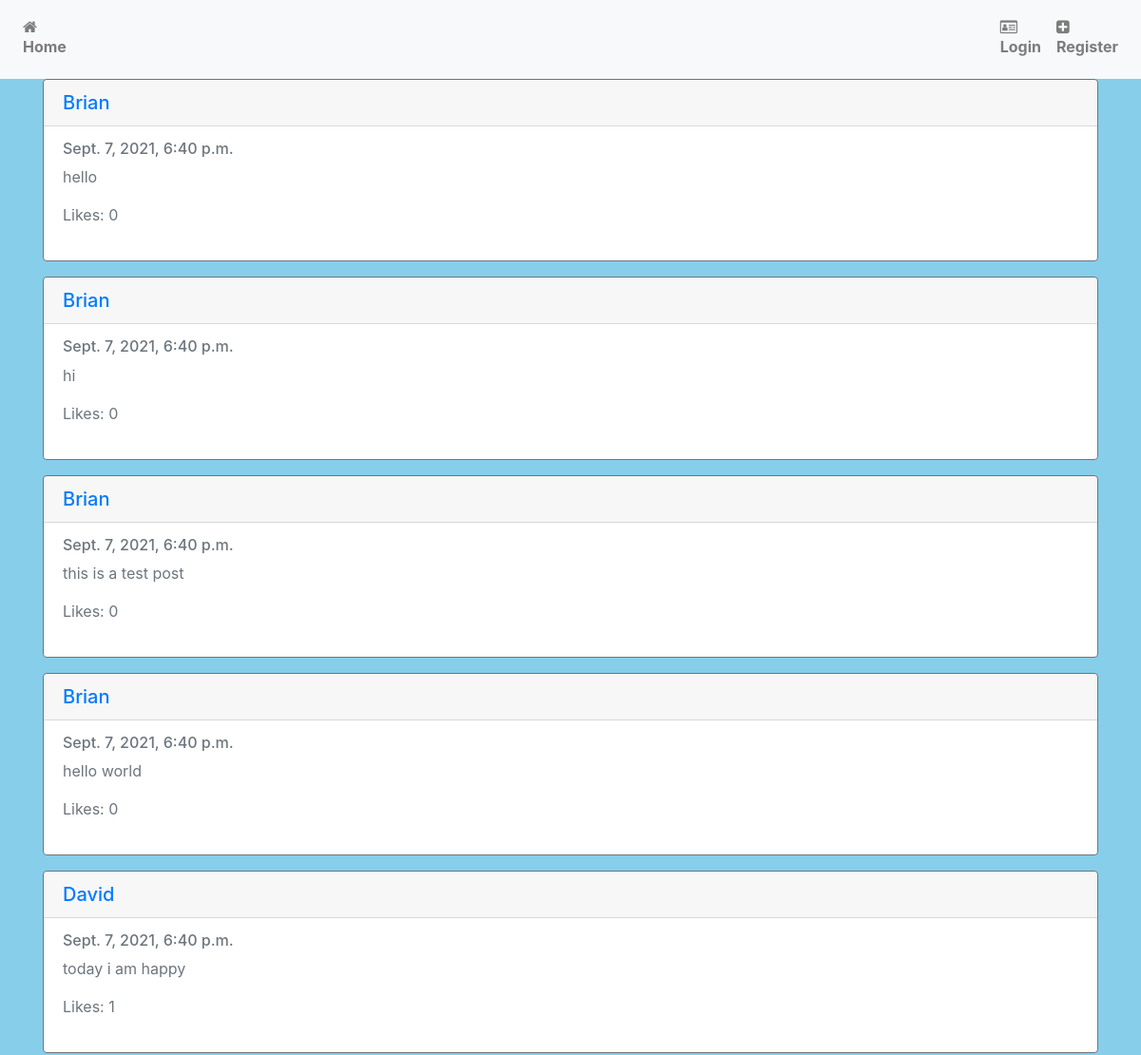
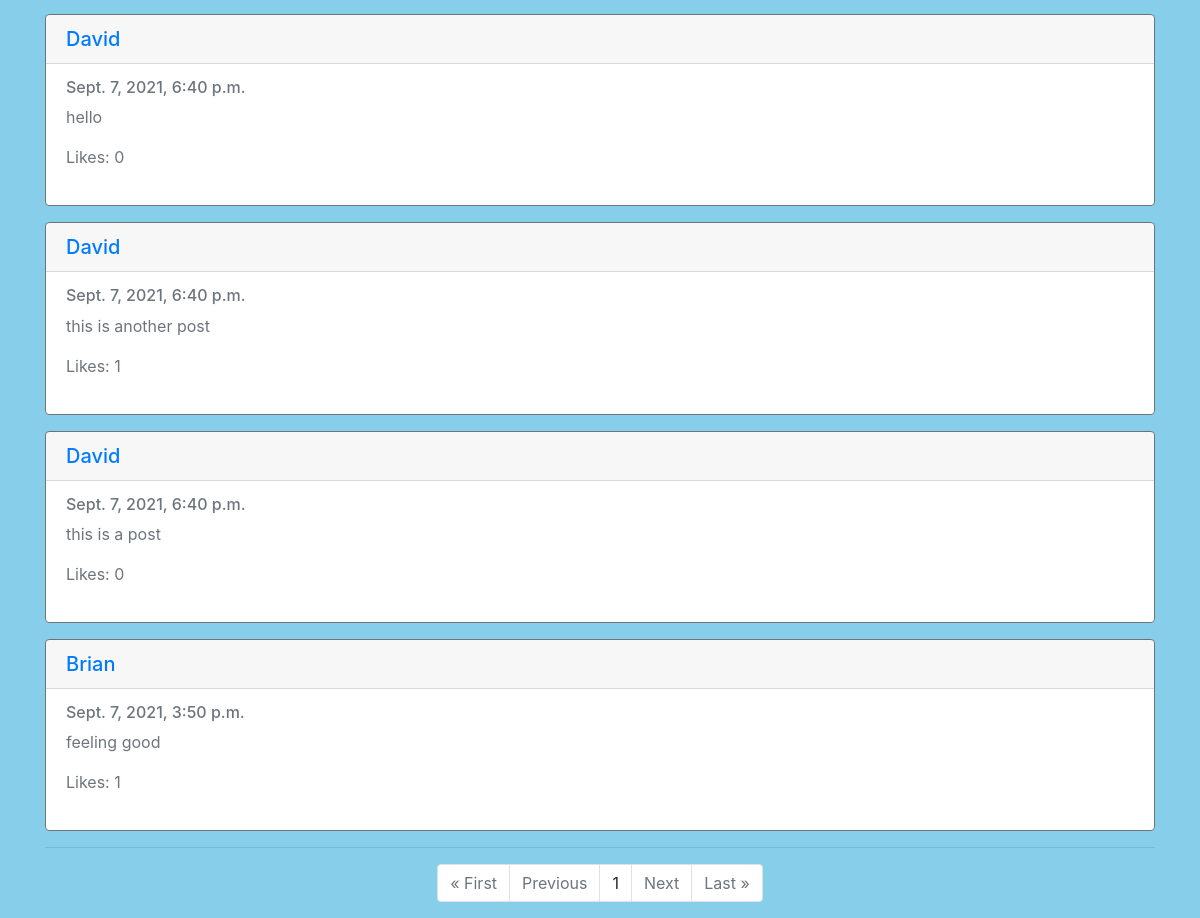
The page / on the database its author committed (2 pictures, top to bottom).
### network/models.py (models this page shows, shortened)
class Post(models.Model):
    content = models.CharField(max_length=255)
    user = models.ForeignKey('User', on_delete=models.CASCADE, related_name='writer')
    date = models.DateTimeField(default=datetime.now())
    liked = models.ManyToManyField('User', default=None, blank=True, related_name='post_likes')

class User(AbstractUser):
    pass

### network/views.py (the view)
# urls.py: path("", views.index, name="index"),
def index(request):
    posts = Post.objects.all().order_by('id').reverse()
    paginator = Paginator(posts, 10)
    page_number = request.GET.get('page')
    page_obj = paginator.get_page(page_number)
    return render(request, "network/index.html", {'page_obj': page_obj})

### network/templates/network/index.html (shortened to what this page needs)
{% extends "network/layout.html" %}
{% load static %}
{% block body %}
{% for post in page_obj %}
<div class="card border-secondary mb-3">
    <h5 class="card-header"><a href="{% url 'profile' username=post.user %}">{{post.user|title}}</a></h5>
    <div class="card-body text-secondary">
      <h6 class="card-subtitle mb-2 text-muted">{{post.date}}</h6>
      <p class="card-text">{{post.content}}</p>
        {% if user.is_authenticated %}
            {% if request.user == post.user %}
            <button type="button" class="edit" data-toggle="modal" data-target="#edit">Edit</button>
            <button type="button" class="delete" data-toggle="modal" data-target="#delete">Delete</button>
            {% elif request.user in post.liked.all %}
            <a class="likebutton" href="#" data-catid="{{ post.id }}" id="{{post.id}}" data-total="{{post.liked.all.count}}"  data-value="Unlike" value="submit"><i class="fa fa-heart" id="heart{{post.id}}" style="color:red;"></i><span id="liked{{post.id}}">{{post.liked.all.count}}</span></a>
            {% else %}
            <a class="likebutton" href="#" data-catid="{{ post.id }}" id="{{post.id}}" data-total="{{post.liked.all.count}}"  data-value="Like" value="submit"><i class="fa fa-heart" id="heart{{post.id}}" style="color:black;"></i><span id="liked{{post.id}}">{{post.liked.all.count}}</span></a>
            {% endif %}
        {% else %}
            <p class="total-likes">Likes: {{post.liked.all.count}}</p>
        {% endif %}
    </div>
</div>
{% endfor %}
    <hr>
        <div class="container">
            <ul class="pagination justify-content-center">
                {% if page_obj.has_previous %}
                    <li class="page-item"><a href="?page=1" class="page-link">&laquo; First</a></li>
                    <li class="page-item"><a href="?page={{ page_obj.previous_page_number }}" class="page-link">Previous</a></li>
                {% else %}
                <li class="page-item disabled"><a class="page-link">&laquo; First</a></li>
                <li class="page-item disabled"><a class="page-link">Previous</a></li>
                {% endif %}
                {% if page_obj.number %}
                <li class="page-item"><a class="page-link">{{ page_obj.number }}</a></li>
                {% else %}
                <li class="page-item"><a class="page-link">0</a></li>
                {% endif %}
                {% if page_obj.has_next %}
                <li class="page-item"><a href="?page={{ page_obj.next_page_number }}" class="page-link">Next</a></li>
                <li class="page-item"><a href="?page={{ page_obj.paginator.num_pages }}" class="page-link">Last &raquo;</a></li>
                {% else %}
                <li class="page-item disabled"><a class="page-link">Next</a></li>
                <li class="page-item disabled"><a class="page-link">Last &raquo;</a></li>
                {% endif %}
            </ul>
        </div>
{% endblock %}

### network/templates/network/layout.html (shortened to what this page needs)
{% load static %}
<!DOCTYPE html>
<html lang="en">
    <head>
        <link rel="stylesheet" href="https://stackpath.bootstrapcdn.com/bootstrap/4.4.1/css/bootstrap.min.css">
        <link href="{% static 'network/styles.css' %}" rel="stylesheet">
        <link rel="stylesheet" href="https://cdnjs.cloudflare.com/ajax/libs/font-awesome/4.7.0/css/font-awesome.min.css">
    </head>
    <body>
        <nav class="navbar navbar-expand-lg navbar-light bg-light">
          <ul class="navbar-nav">
              <li class="nav-item">
                <a class="nav-link" title="Home" href="{% url 'index' %}"><i class="fa fa-home"></i><h6><strong>Home</strong></h6></a>
              </li>
              {% if user.is_authenticated %}
              <li class="nav-item">
                <a class="nav-link" title="Following" href="{% url 'following' username=user.username %}"><i class="fa fa-heartbeat"></i><h6><strong>Following</strong></h6></a>
              </li>
          </ul>
          <ul class="navbar-nav ml-auto">
            <li class="nav-item">
                <a class="nav-link" title="My Profile" href="{% url 'profile' username=user.username %}"><i class="fa fa-user-circle-o"></i><h6><strong>Profile</strong></h6></a>
            </li>
            <li class="nav-item">
                <a class="nav-link" title="Log Out" href="{% url 'logout' %}"><i class="fa fa-sign-out"></i><h6><strong>Log out</strong></h6></a>
            </li>
            {% else %}
          </ul>
          <ul class="navbar-nav ml-auto">
            <li class="nav-item">
                <a class="nav-link" title="Log In" href="{% url 'login' %}"><i class="fa fa-drivers-license-o"></i><h6><strong>Login</strong></h6></a>
            </li>
            <li class="nav-item">
                <a class="nav-link" title="Register" href="{% url 'register' %}"><i class="fa fa-plus-square"></i><h6><strong>Register</strong></h6></a>
            </li>
          </ul>
          {% endif %}
          </nav>
      <div class="container">
        <div class="body">
            {% block body %}
            {% endblock %}
        </div>
      </div>
    </body>
</html>

### network/static/network/styles.css (style rules this page uses)
body { background-color: skyblue; }

### rows shown on the page
Post: user "Brian", date "Sept. 7, 2021, 6:40 p.m.", content "hello", liked.all.count "0"
Post: user "Brian", date "Sept. 7, 2021, 6:40 p.m.", content "hi", liked.all.count "0"
Post: user "Brian", date "Sept. 7, 2021, 6:40 p.m.", content "this is a test post", liked.all.count "0"
Post: user "Brian", date "Sept. 7, 2021, 6:40 p.m.", content "hello world", liked.all.count "0"
Post: user "David", date "Sept. 7, 2021, 6:40 p.m.", content "today i am happy", liked.all.count "1"
Post: user "David", date "Sept. 7, 2021, 6:40 p.m.", content "hello", liked.all.count "0"
Post: user "David", date "Sept. 7, 2021, 6:40 p.m.", content "this is another post", liked.all.count "1"
Post: user "David", date "Sept. 7, 2021, 6:40 p.m.", content "this is a post", liked.all.count "0"
Post: user "Brian", date "Sept. 7, 2021, 3:50 p.m.", content "feeling good", liked.all.count "1"

### other values the page prints
{{ page_obj.number }} "1"
